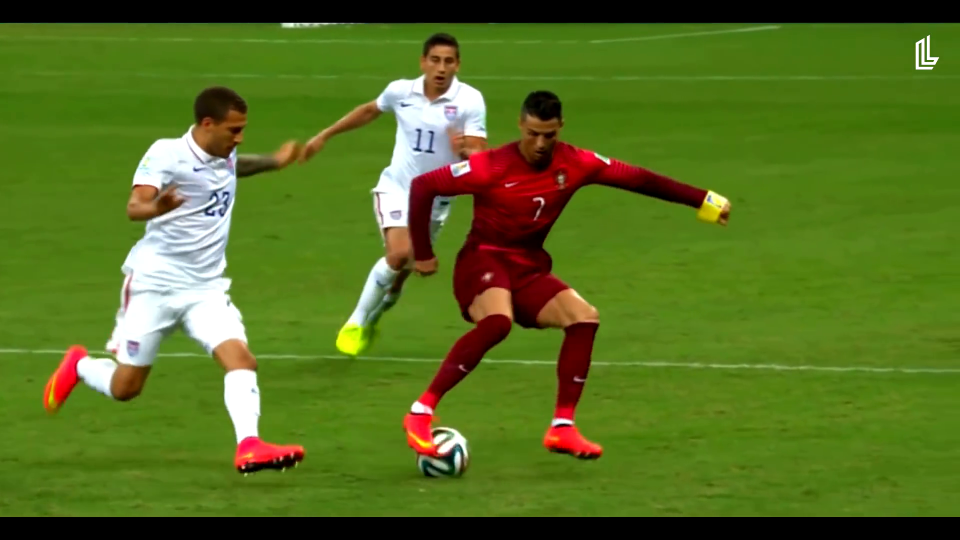
#> input picture frame 24 of image processing codes/KODLAR8_Histogram_Islemleri/KODLAR8_Histogram_Islemleri/Video_Futbol.mp4, 1920 x 1080 px, given in place of Video_Trafic.mp4, which was not available (shown at 1/2 size)
$ python K8_3_5_VIDEO_Histogram_Esitleme_renkli.py
#> lines starting #> are read from the running program, lines starting #| are printed output that depends on the picture; pictures that were not available may be replaced by others from this repository, and a replacement may not be noted

import cv2
import numpy as np
from matplotlib import pyplot as plt

# Webcam yakalama
cap = cv2.VideoCapture('Video_Trafic.mp4')

# Plot oluşturma
plt.figure(figsize=(15, 10))
plt.ion()  # Interaktif modu aç

while True:
    # Kare yakalama
    ret, frame = cap.read()
#> frame is the input picture: shape (1080, 1920, 3); mean B, G, R 33.2, 110.6, 86.8

    # Renk kanallarını ayır
    b, g, r = cv2.split(frame)
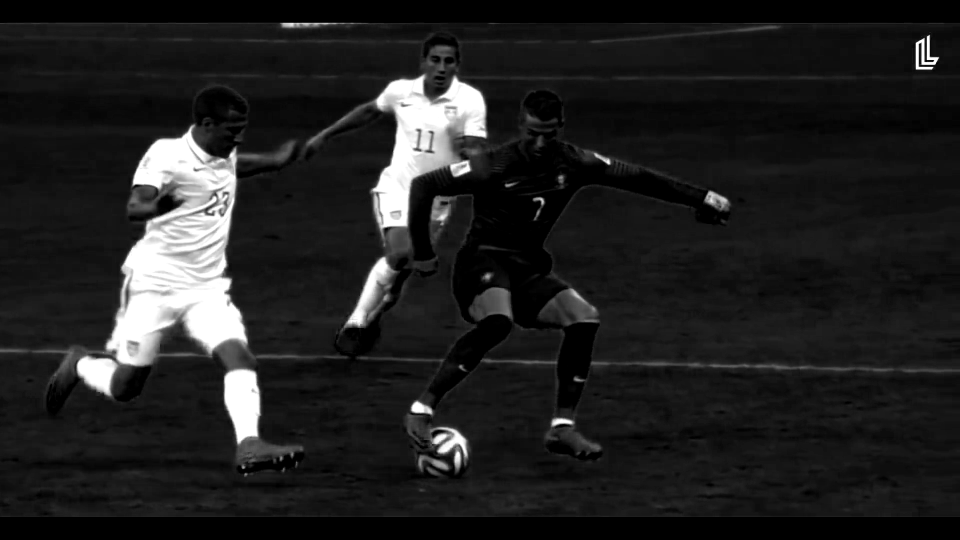
#> b: shape (1080, 1920) (shown at 1/2 size); min 0, max 255, mean 33.2
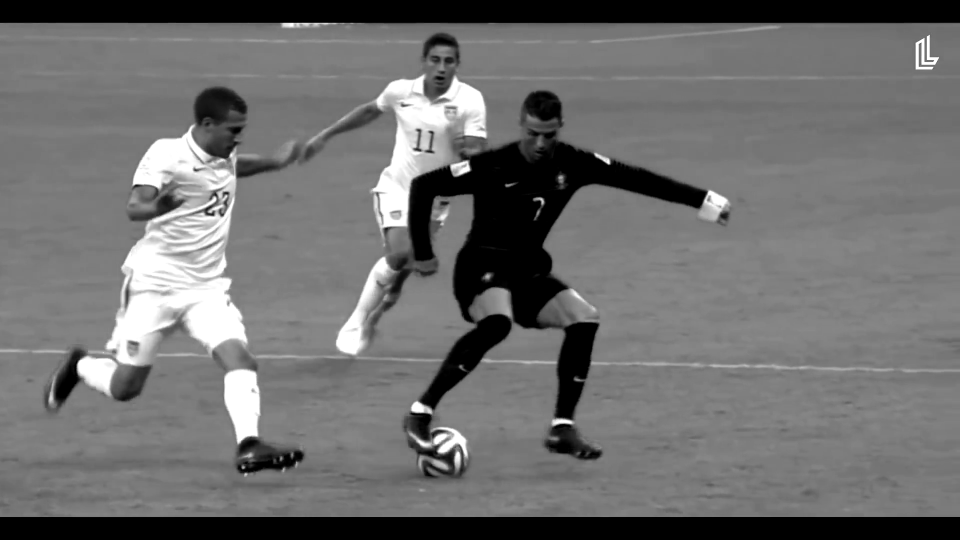
#> g: shape (1080, 1920) (shown at 1/2 size); min 0, max 255, mean 110.6
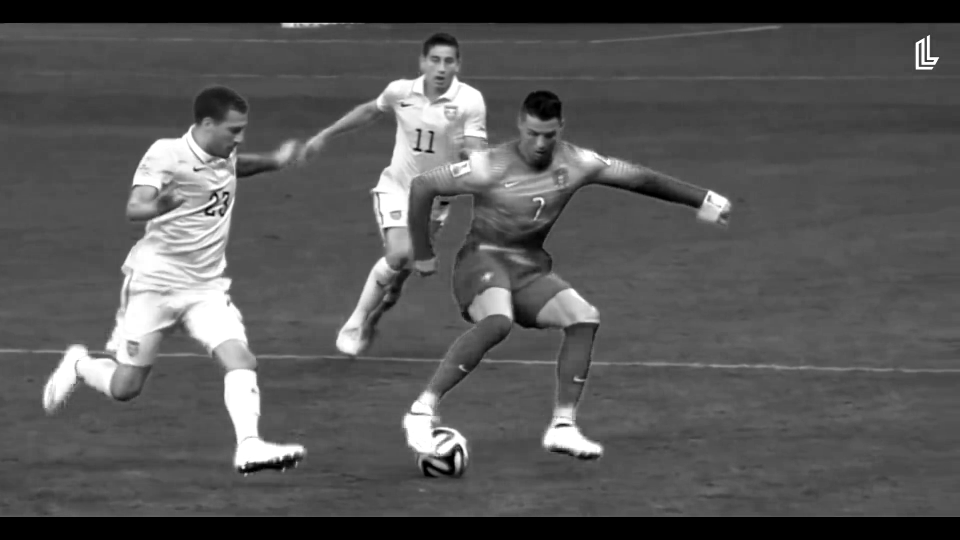
#> r: shape (1080, 1920) (shown at 1/2 size); min 0, max 255, mean 86.8

    # Her bir renk kanalı için histogram eşitleme yap
    b_eq = cv2.equalizeHist(b)
    g_eq = cv2.equalizeHist(g)
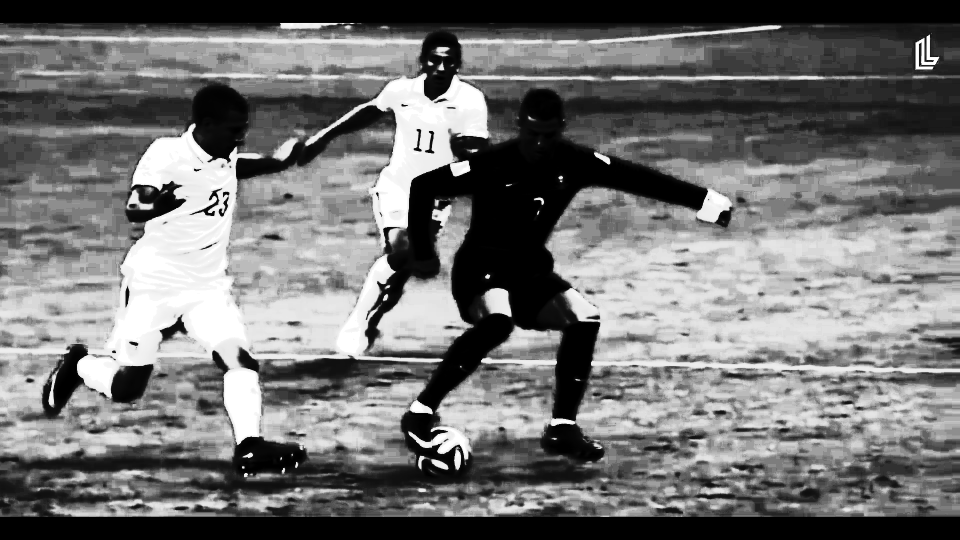
#> g_eq: shape (1080, 1920) (shown at 1/2 size); min 0, max 255, mean 115.1
    r_eq = cv2.equalizeHist(r)
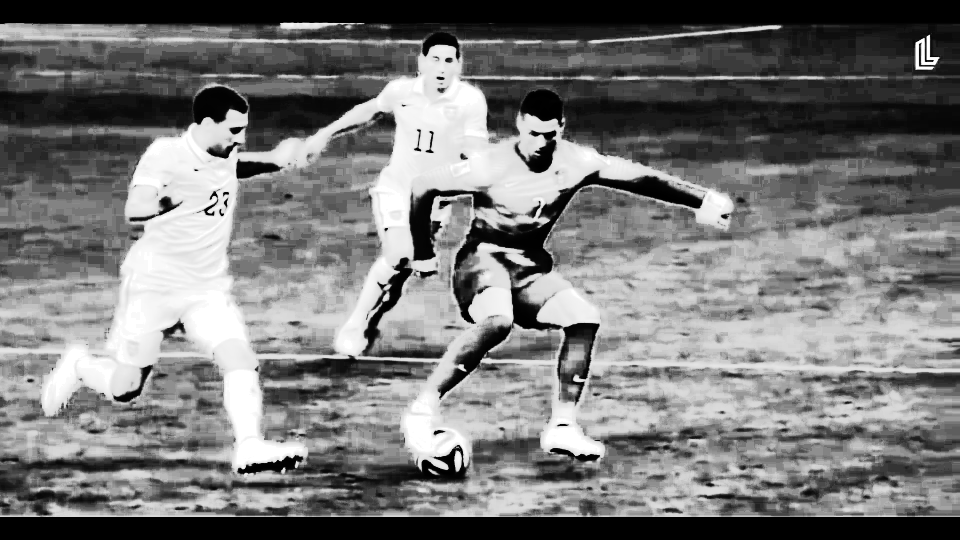
#> r_eq: shape (1080, 1920) (shown at 1/2 size); min 0, max 255, mean 119.7

    # Eşitlenmiş renk kanallarını birleştir
    equ = cv2.merge((b_eq, g_eq, r_eq))
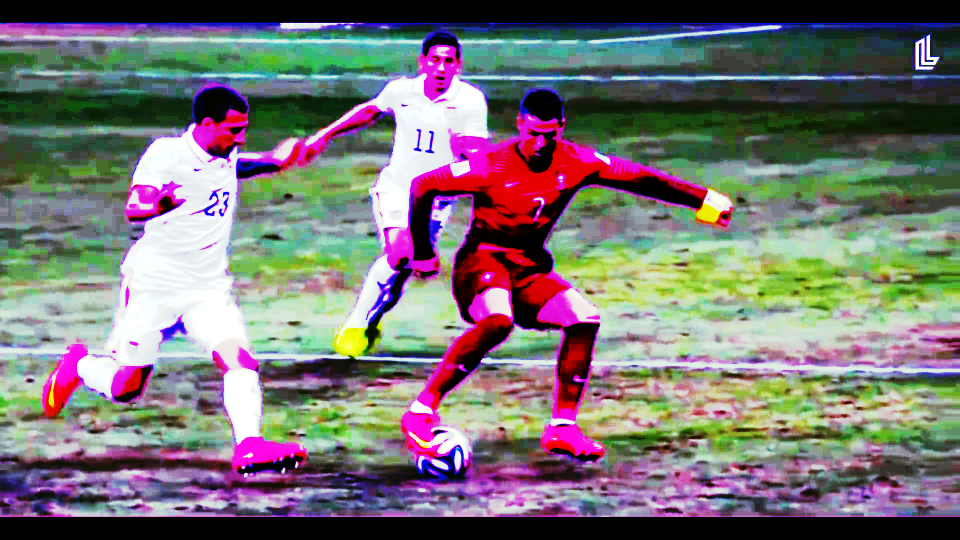
#> equ: shape (1080, 1920, 3) (shown at 1/2 size); mean B, G, R 115.2, 115.1, 119.7

    # Histogramları hesapla
    hist_b = cv2.calcHist([b], [0], None, [256], [0, 256])
#> hist_b = 256 values, max 267194 at index 0, min 286 at index 141, mean 8100
    hist_g = cv2.calcHist([g], [0], None, [256], [0, 256])
#> hist_g = 256 values, max 265928 at index 0, min 560 at index 193, mean 8100
    hist_r = cv2.calcHist([r], [0], None, [256], [0, 256])
#> hist_r = 256 values, max 176057 at index 0, min 225 at index 2, mean 8100
    hist_equ_b = cv2.calcHist([b_eq], [0], None, [256], [0, 256])
#> hist_equ_b = 256 values, max 267194 at index 0, min 0 at index 6, mean 8100
    hist_equ_g = cv2.calcHist([g_eq], [0], None, [256], [0, 256])
#> hist_equ_g = 256 values, max 268739 at index 0, min 0 at index 21, mean 8100
    hist_equ_r = cv2.calcHist([r_eq], [0], None, [256], [0, 256])
#> hist_equ_r = 256 values, max 179374 at index 0, min 0 at index 12, mean 8100

    # Plot'u güncelle
    plt.clf()  # Önceki plot'u temizle

    # Orijinal görüntü ve histogram
    plt.subplot(2, 3, 1)
    plt.imshow(cv2.cvtColor(frame, cv2.COLOR_BGR2RGB))
    plt.title('Orjinal Görüntü')

    plt.subplot(2, 3, 2)
    plt.plot(hist_b, color='b')
    plt.title('Mavi Kanal Histogramı')
    plt.xlim([0, 256])

    plt.subplot(2, 3, 3)
    plt.plot(hist_g, color='g')
    plt.title('Yeşil Kanal Histogramı')
    plt.xlim([0, 256])

    plt.subplot(2, 3, 4)
    plt.plot(hist_r, color='r')
    plt.title('Kırmızı Kanal Histogramı')
    plt.xlim([0, 256])

    # Histogram eşitleme sonrası görüntü ve histogram
    plt.subplot(2, 3, 5)
    plt.imshow(cv2.cvtColor(equ, cv2.COLOR_BGR2RGB))
    plt.title('Histogram Eşitleme Sonrası Görüntü')

    plt.subplot(2, 3, 6)
    plt.plot(hist_equ_b, color='b')
    plt.plot(hist_equ_g, color='g')
    plt.plot(hist_equ_r, color='r')
    plt.title('Histogram Eşitleme Sonrası Tüm Kanallar')
    plt.xlim([0, 256])

    plt.pause(0.01)  # Plot'u güncelle
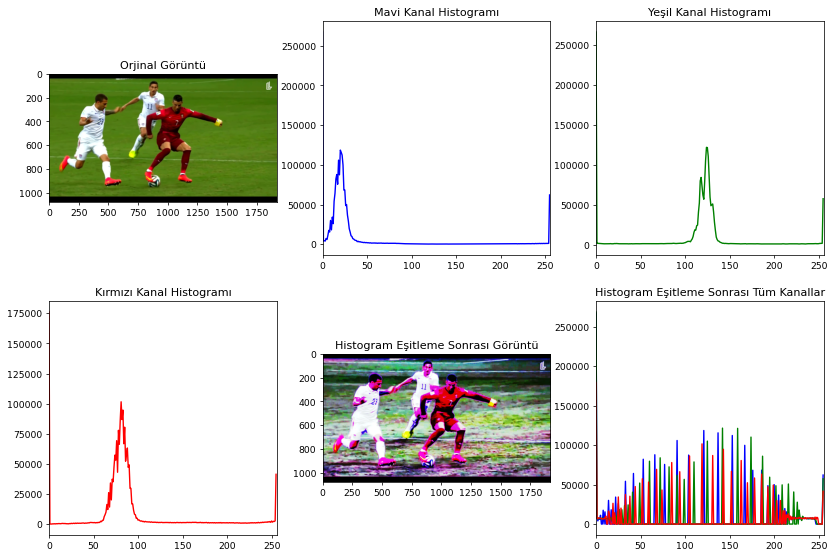
#> figure drawn by matplotlib, 6 panels; panel 2: curve peaks at x = 0, y = 267194; panel 3: curve peaks at x = 0, y = 265928; panel 4: curve peaks at x = 0, y = 176057; panel 6: curve peaks at x = 0, y = 267194

    # 'q' tuşuna basılırsa döngüden çık
    if cv2.waitKey(1) & 0xFF == ord('q'):
#> (key q is pressed here)
        break

# Yakalama serbest bırakma ve pencereleri kapatma
cap.release()
cv2.destroyAllWindows()

$ run again, starting later in the video
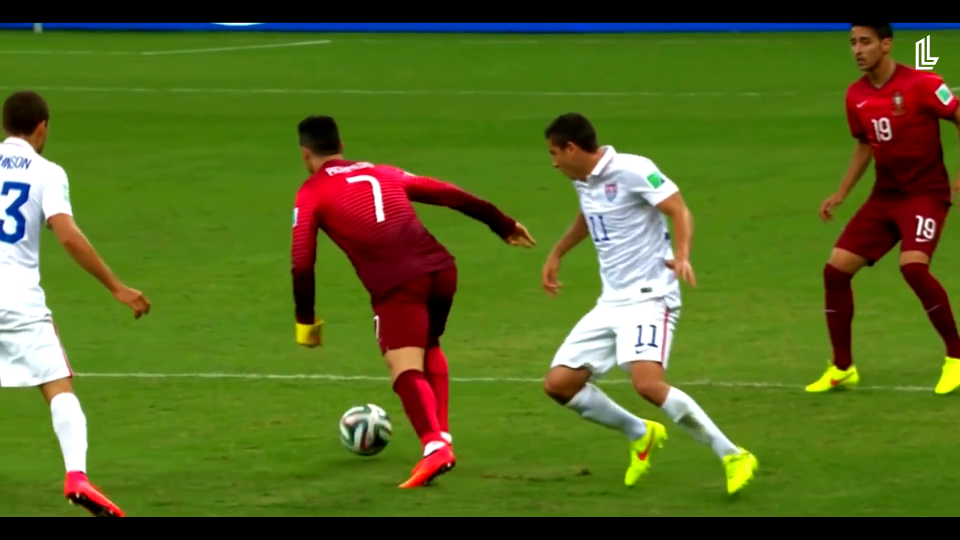
#> input picture frame 108 of image processing codes/KODLAR8_Histogram_Islemleri/KODLAR8_Histogram_Islemleri/Video_Futbol.mp4, 1920 x 1080 px, given in place of Video_Trafic.mp4, which was not available (shown at 1/2 size)
#> frame is the input picture: shape (1080, 1920, 3); mean B, G, R 34.9, 105.6, 87
#> `r_eq = cv2.equalizeHist(r)`:
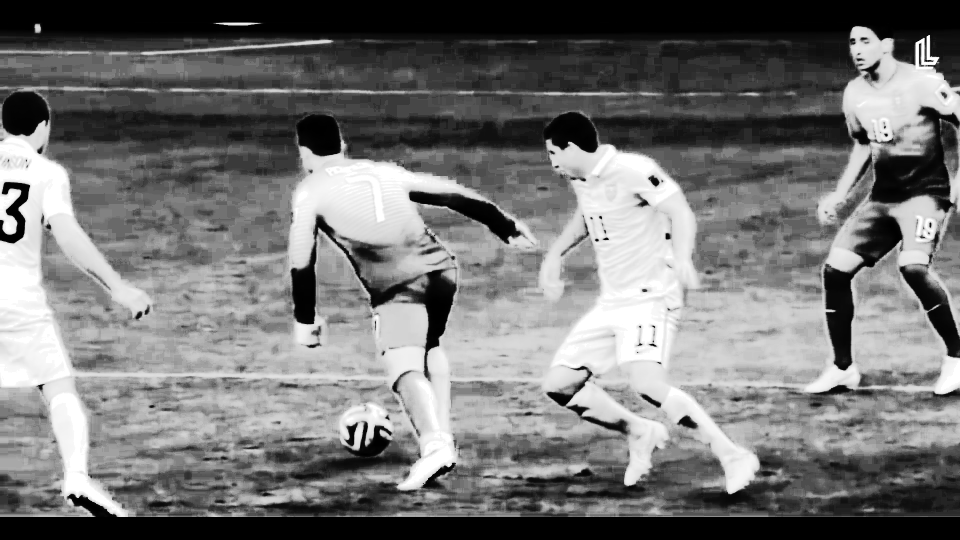
#> r_eq: shape (1080, 1920) (shown at 1/2 size); min 0, max 255, mean 116.8
#> `equ = cv2.merge((b_eq, g_eq, r_eq))`:
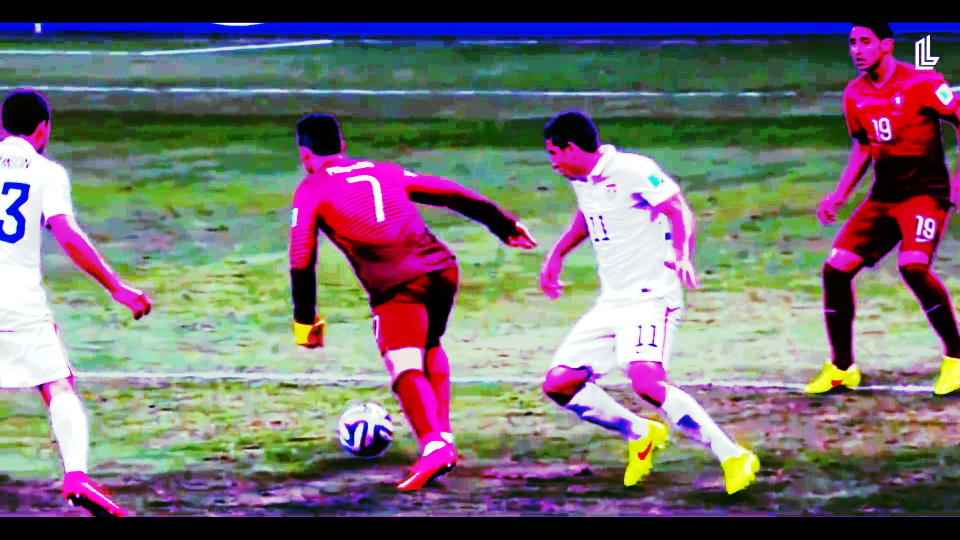
#> equ: shape (1080, 1920, 3) (shown at 1/2 size); mean B, G, R 112.3, 110.7, 116.8
#> hist_b = 256 values, max 301816 at index 0, min 444 at index 122, mean 8100
#> hist_g = 256 values, max 315323 at index 0, min 711 at index 227, mean 8100
#> hist_r = 256 values, max 208602 at index 0, min 897 at index 22, mean 8100
#> hist_equ_b = 256 values, max 301816 at index 0, min 0 at index 4, mean 8100
#> hist_equ_g = 256 values, max 315323 at index 0, min 0 at index 37, mean 8100
#> hist_equ_r = 256 values, max 210872 at index 0, min 0 at index 18, mean 8100

$ run again, starting later in the video
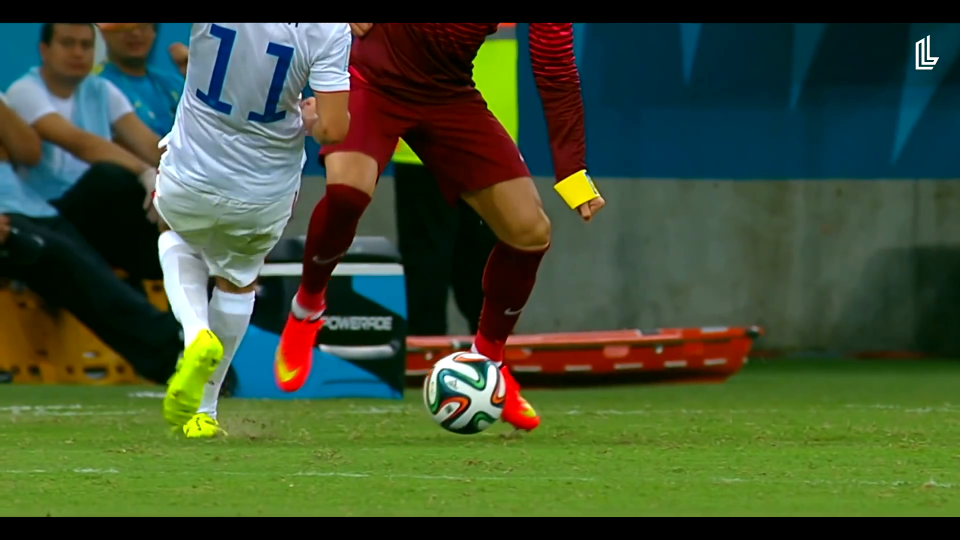
#> input picture frame 193 of image processing codes/KODLAR8_Histogram_Islemleri/KODLAR8_Histogram_Islemleri/Video_Futbol.mp4, 1920 x 1080 px, given in place of Video_Trafic.mp4, which was not available (shown at 1/2 size)
#> frame is the input picture: shape (1080, 1920, 3); mean B, G, R 51.8, 79.8, 64
#> `r_eq = cv2.equalizeHist(r)`:
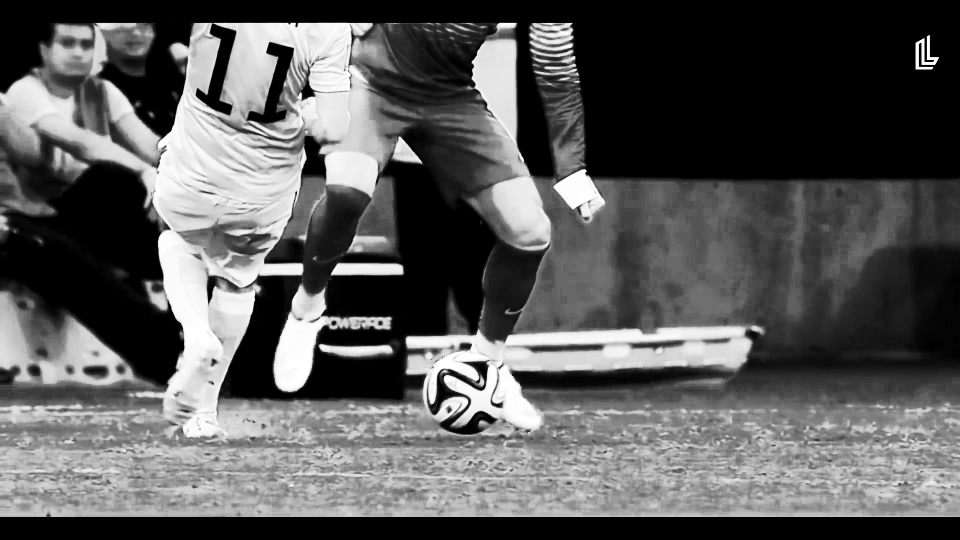
#> r_eq: shape (1080, 1920) (shown at 1/2 size); min 0, max 255, mean 90.6
#> `equ = cv2.merge((b_eq, g_eq, r_eq))`:
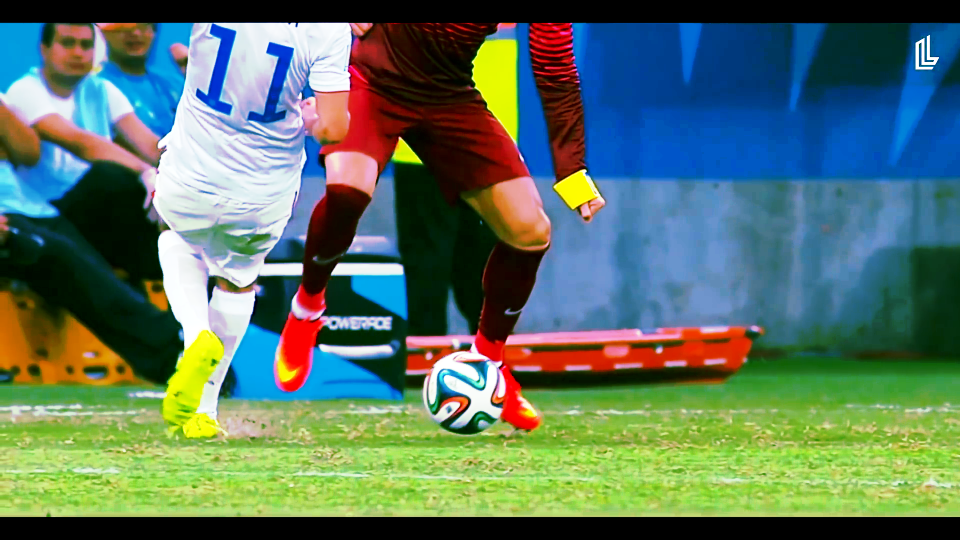
#> equ: shape (1080, 1920, 3) (shown at 1/2 size); mean B, G, R 99.6, 115.9, 90.6
#> hist_b = 256 values, max 468433 at index 0, min 449 at index 250, mean 8100
#> hist_g = 256 values, max 202393 at index 0, min 376 at index 242, mean 8100
#> hist_r = 256 values, max 613767 at index 0, min 435 at index 254, mean 8100
#> hist_equ_b = 256 values, max 468433 at index 0, min 0 at index 1, mean 8100
#> hist_equ_g = 256 values, max 202393 at index 0, min 0 at index 3, mean 8100
#> hist_equ_r = 256 values, max 613767 at index 0, min 0 at index 22, mean 8100
